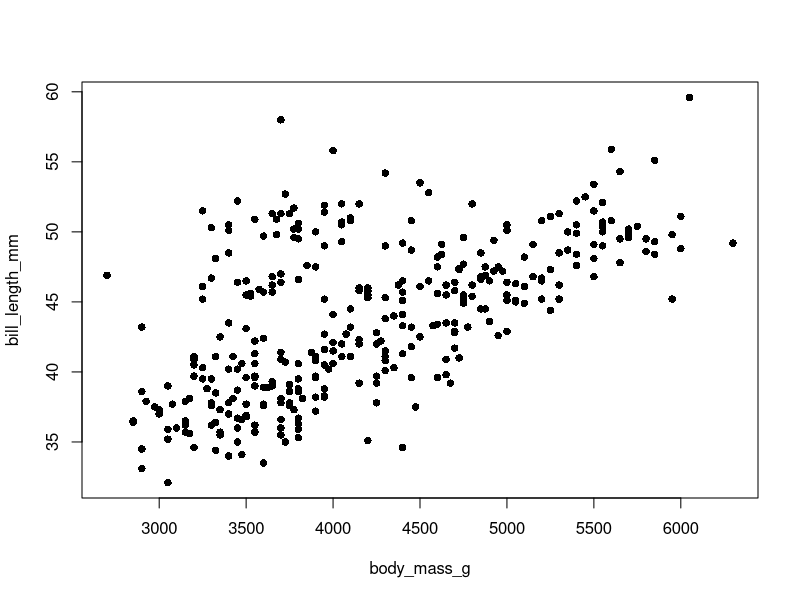
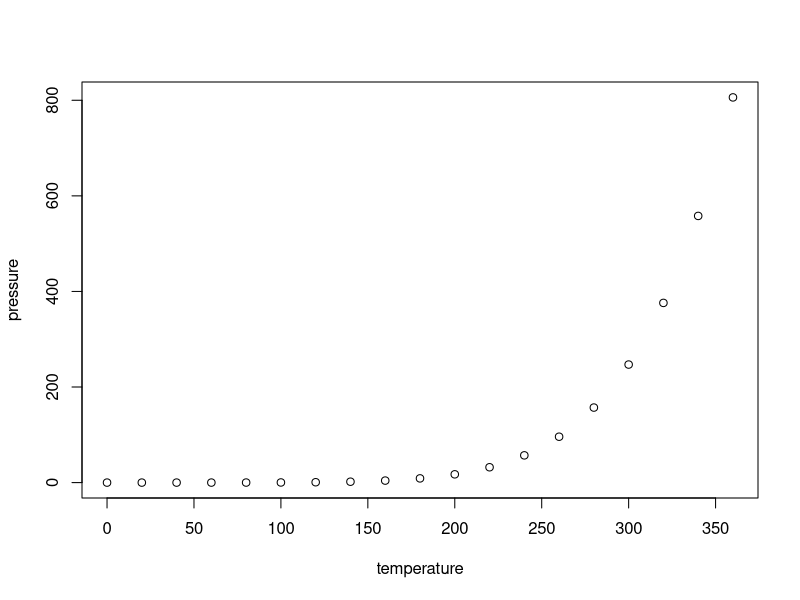

These figures' R source, in order:
## ---- chunk 1
knitr::opts_chunk$set(echo = TRUE)
knitr::opts_chunk$set(warning = FALSE)
knitr::opts_chunk$set(message = FALSE)
options(knitr.duplicate.label = TRUE)
## ---- chunk 2
# Create a vector of numbers:
num_vec  = c(1, 4, 8, 9, 13)

# Create a vector of characters:
char_vec = c("a", "fish", "data is cool")
## ---- chunk 3
# Typing the name of the vector into the console prints the contents
num_vec

# The print() function accomplishes the same task:
print(char_vec)
## ---- chunk 4

# Build a data frame from scratch:

dat_1 = data.frame(letters = c("A", "B", "C"), numbers = c(1, 2, 3))

# I can print out the contents by typing the name of the data frame

dat_1

# How to subset a data frame if i know the name of the column i'm interested in I can use the $ symbol

dat_1$letters



## ---- chunk 5
# load the penguin package 
require(palmerpenguins)

#Using formula notation:
plot(bill_length_mm ~ body_mass_g, data = penguins, pch = 16)
## ---- chunk 6
summary(cars)
## ---- chunk 7
plot(pressure)
